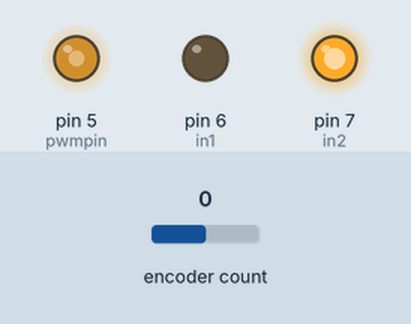
Bench run of a sketch on a simulated Arduino Uno, built with avr-gcc and run on an emulated ATmega328P. Shown: output pins drawn as LEDs (lit = HIGH). The test bench sets the inputs (shaded band); at power-on: encoder count 0. What the sketch prints to the serial monitor is not drawn.

Above: at 0.1 s.
Timing chart, 0 to 1.6 s (numbered marks = the images above):
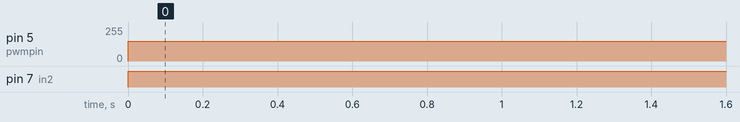

Measured:
- by itself, pin 5 (pwmpin): 0/255 → 150/255 at 0.00 s
- by itself, pin 7 (in2): LOW → HIGH at 0.00 s

The sketch:

encoder_test.ino
```cpp
#include<Encoder.h>
Encoder myEnc1(2, 3);
 int in1=6;
int in2=7;
int pwmpin=5;
long sen=0;
void setup() {
  Serial.begin(9600);
pinMode(in1,OUTPUT);
 pinMode(in2,OUTPUT);
 pinMode(pwmpin,OUTPUT);
    // put your setup code here, to run once:

}

void loop() {
  analogWrite(pwmpin,150);
  digitalWrite(in2,HIGH);
  digitalWrite(in1,LOW);
  sen=myEnc1.read();
  Serial.println(sen);
  delay(1000);
  }
```
